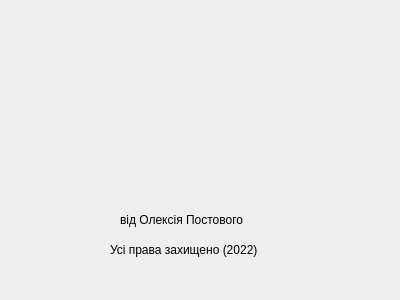
<?xml version="1.0" encoding="UTF-8"?>
<ui version="4.0">
 <class>AboutFormPOV</class>
 <widget class="QWidget" name="AboutFormPOV">
  <property name="geometry">
   <rect>
    <x>0</x>
    <y>0</y>
    <width>400</width>
    <height>300</height>
   </rect>
  </property>
  <property name="windowTitle">
   <string>Справка</string>
  </property>
  <property name="windowIcon">
   <iconset resource="Resources.qrc">
    <normaloff>:/images/about.png</normaloff>:/images/about.png</iconset>
  </property>
  <widget class="QLabel" name="imagePOV">
   <property name="geometry">
    <rect>
     <x>140</x>
     <y>10</y>
     <width>161</width>
     <height>171</height>
    </rect>
   </property>
   <property name="text">
    <string/>
   </property>
   <property name="pixmap">
    <pixmap resource="Resources.qrc">:/images/notepad_icon.png</pixmap>
   </property>
   <property name="scaledContents">
    <bool>true</bool>
   </property>
  </widget>
  <widget class="QLabel" name="Author">
   <property name="geometry">
    <rect>
     <x>120</x>
     <y>210</y>
     <width>161</width>
     <height>20</height>
    </rect>
   </property>
   <property name="text">
    <string>від Олексія Постового</string>
   </property>
  </widget>
  <widget class="QLabel" name="RightsPOV">
   <property name="geometry">
    <rect>
     <x>110</x>
     <y>240</y>
     <width>201</width>
     <height>20</height>
    </rect>
   </property>
   <property name="text">
    <string>Усі права захищено (2022)</string>
   </property>
  </widget>
 </widget>
 <resources>
  <include location="Resources.qrc"/>
 </resources>
 <connections/>
</ui>
